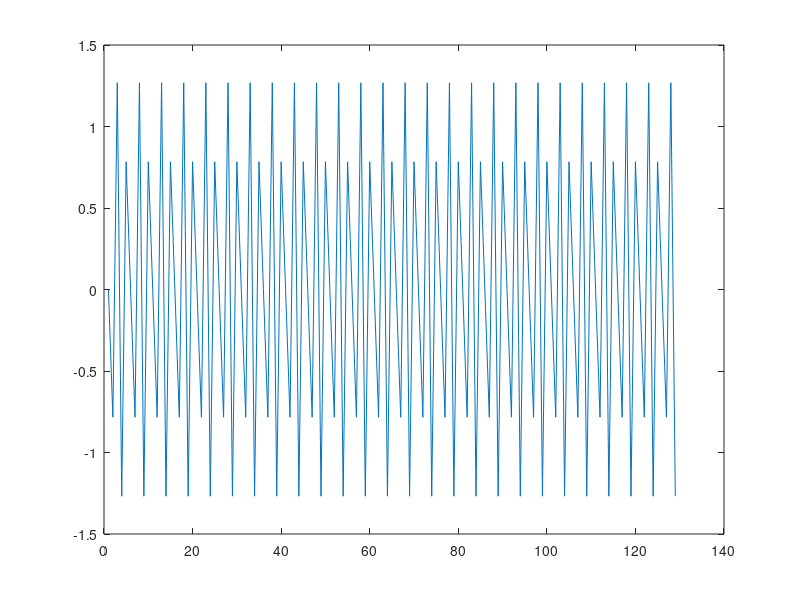

MATLAB code to generate this figure:
fs = 8000;
t = 0: 1/fs: (128/fs);
f = 100;
n = 128;
x11 = sin(2 * pi * f * n * t);
x12 = (1/3) * sin(2 * pi * f * n * t);
x1 = x11 + x12;
plot(x1);